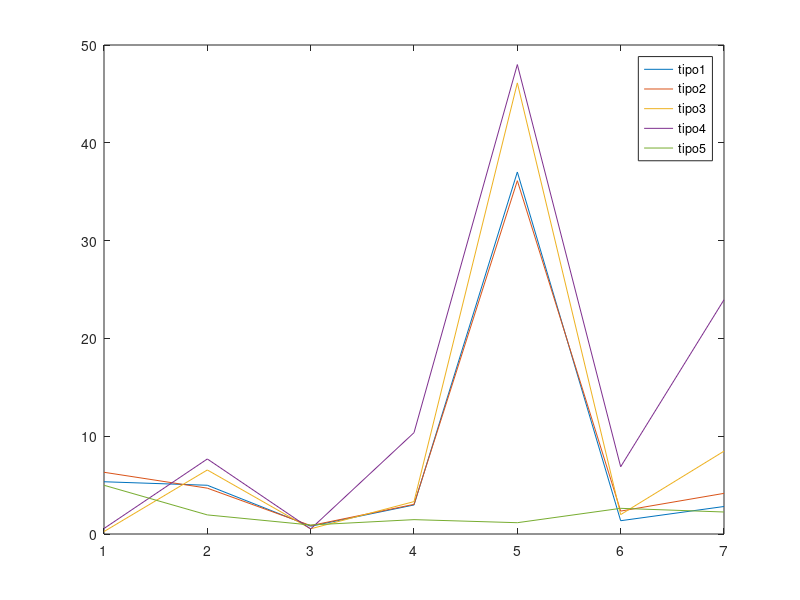

This figure's MATLAB source:
x = [1:7]
t1 = [5.343, 4.984, 0.797, 2.969, 37.015000, 1.359000, 2.812000]
t2 = [6.312000, 4.687000, 0.860000, 3.032000, 36.125000, 2.344000, 4.156000]
t3 = [0.250000, 6.547000, 0.531000, 3.313000, 46.125000, 1.984000, 8.469000]
t4 = [0.563000, 7.672000, 0.516000, 10.360000, 48.000000, 6.875000, 23.953000]
t5 = [4.984000, 1.953000, 0.922000, 1.469000, 1.156000, 2.625000, 2.250000]

plot(x, t1)
legend('tipo1')
hold all
plot(x, t2)
legend('tipo2')
hold all
plot(x, t3)
legend('tipo3')
hold all
plot(x, t4)
legend('tipo4')
hold all
plot(x, t5)
legend('tipo5')
hold all
legend('tipo1','tipo2','tipo3','tipo4','tipo5')